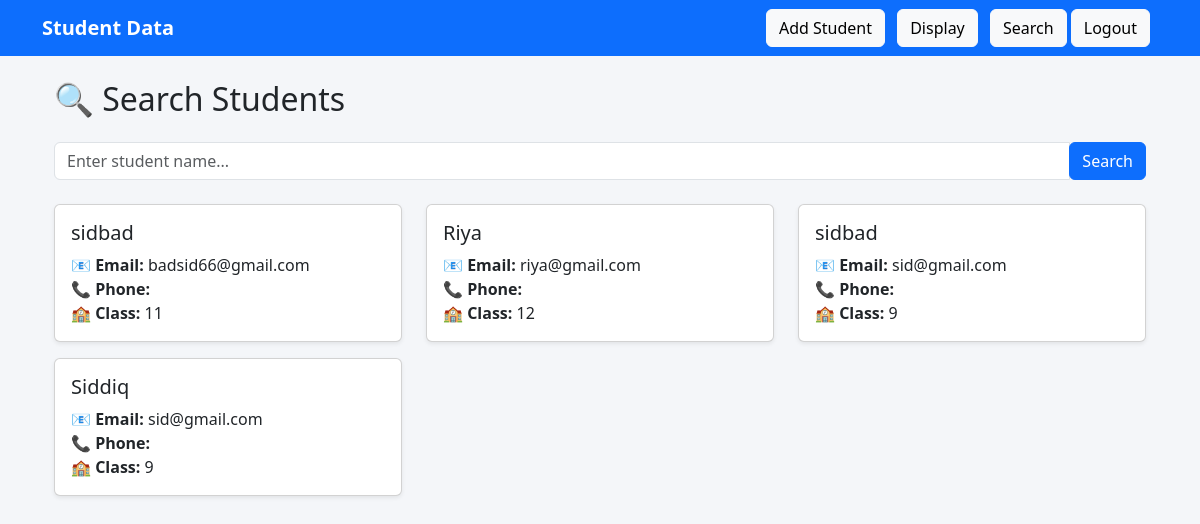
The app's page /search/ (signed in) with its own data.
### students/models.py (models this page shows, shortened)
class Student(models.Model):
    name = models.CharField(max_length=100)
    email = models.EmailField()
    student_class = models.IntegerField()
    age = models.IntegerField()
    profile_pic = models.ImageField(upload_to='profile_pics/')
    gender = models.CharField(max_length=10, choices=[('Male', 'Male'), ('Female', 'Female')],default='Male') # blank=True, null=True means that this field is optional

### students/views.py (the view)
# urls.py: path('search/', views.search_student, name='search_student'),
@login_required
def search_student(request):
    query = request.GET.get('query', '')
    students = Student.objects.filter(name__icontains=query)
    return render(request, 'students/search.html', {'students': students})

### students/templates/students/search.html
{% extends 'students/base.html' %}
{% block content %}
<div class="container mt-4">
    <h2 class="mb-4">🔍 Search Students</h2>
    <form method="get" class="form-inline mb-4">
        <div class="input-group">
            <input type="text" name="query" placeholder="Enter student name..." value="{{ query }}" class="form-control" />
            <div class="input-group-append">
                <button class="btn btn-primary" type="submit">Search</button>
            </div>
        </div>
    </form>
    {% if students %}
        <div class="row">
            {% for s in students %}
                <div class="col-md-4 mb-3">
                    <div class="card shadow-sm">
                        <div class="card-body">
                            <h5 class="card-title">{{ s.name }}</h5>
                            <p class="card-text">
                                📧 <strong>Email:</strong> {{ s.email }}<br />
                                📞 <strong>Phone:</strong> {{ s.phone }}<br />
                                🏫 <strong>Class:</strong> {{ s.student_class }}
                            </p>
                        </div>
                    </div>
                </div>
            {% endfor %}
        </div>
    {% else %}
        <div class="alert alert-warning">No students found matching your search.</div>
    {% endif %}
</div>
{% endblock %}

### students/templates/students/base.html (style rules this page uses)
body { background: #f4f6f9; font-family: 'Segoe UI', sans-serif; }
.card { transition: 0.3s; }

### records on screen
Student: name "sidbad", email "badsid66@gmail.com", student_class "11"
Student: name "Riya", email "riya@gmail.com", student_class "12"
Student: name "sidbad", email "sid@gmail.com", student_class "9"
Student: name "Siddiq", email "sid@gmail.com", student_class "9"
